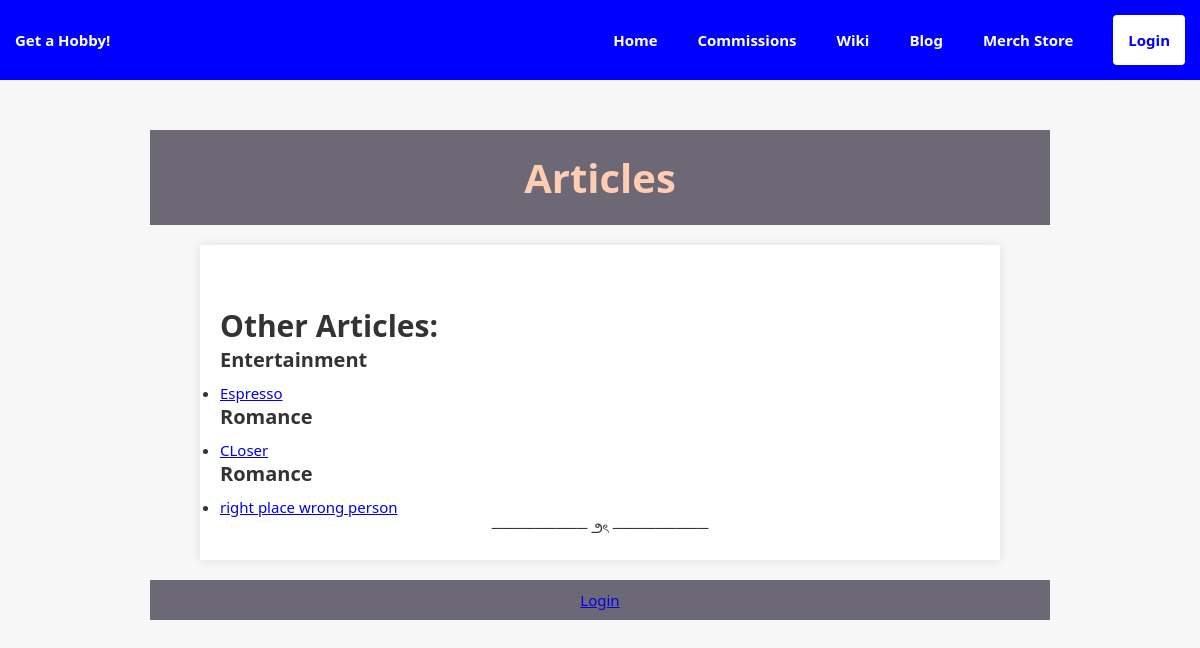
Screenshot of /blog/articles/ with the database file from the repository.
### blog/models.py (models this page shows, shortened)
class ArticleCategory(models.Model):
    name = models.CharField(max_length=255)
    description = models.TextField(null=True)
    class Meta:
        ordering = ['name']
        verbose_name_plural = "Article Categories"

class Article(models.Model):
    title = models.CharField(max_length=255)
    author = models.ForeignKey(
        Profile,
        on_delete=models.SET_NULL,
        null=True,
    )
    category = models.ForeignKey(
        ArticleCategory,
        on_delete=models.SET_NULL,
        related_name='category',
        null=True,
    )
    entry = models.TextField(null=True)
    header_image = models.ImageField(upload_to='images/', null=True)
    created_on = models.DateTimeField(auto_created=True)
    updated_on = models.DateTimeField(auto_now=True)
    class Meta:
        ordering = ['-created_on']

### blog/views.py (the view)
# urls.py: path('articles/', ArticleListView.as_view(), name='articles_list'),
class ArticleListView(ListView):
    model = Article
    template_name = 'blog/articles_list.html'
    context_object_name = 'articles'
    def get_context_data(self, **kwargs):
        context = super().get_context_data(**kwargs)
        category_objects = ArticleCategory.objects.all()
        article_objects = Article.objects.all()
        context['categories'] = category_objects
        context['articles'] = article_objects
        return context

### templates/blog/articles_list.html (shortened to what this page needs)
{% extends 'blog/base.html' %}
{% load static %}
{% block entry %}
<section class="other-articles">
    <h2>Other Articles:</h2>
    <ul>
        {% for category in categories %}
            {% if articles %}
                {% for article in articles %}
                    {% if article.category.name == category.name %}
                        {% if article.author.user != request.user %}
                            <h3>{{ category.name }}</h3>
                            <li><a href="{% url 'blog:article_details' pk=article.pk %}">{{ article.title }}</a></li>
                        {% endif %}
                    {% endif %}
                {% endfor %}
            {% endif %}
        {% endfor %}
    </ul>
</section>
{% endblock %}

### static/css/style.css (style rules this page uses)
* { margin: 0px; padding: 0px; font-size: 15px; box-sizing: border-box; font-family: system-ui, -apple-system, BlinkMacSystemFont, 'Segoe UI', Roboto, Oxygen, Ubuntu, Cantarell, 'Open Sans', 'Helvetica Neue', sans-serif; }
body { width: 100%; margin: auto; }
h2 { font-size: 30px; margin-top: 40px; }
h3 { font-size: 20px; margin-bottom: 10px; }

### templates/blog/base.html (style rules this page uses)
body { font-family: Courier, sans-serif; background-color: #f7f7f7; color: #333; margin: 0; padding: 0; }

### rows the page displays
ArticleCategory: name "Entertainment"
Article: title "Espresso"
ArticleCategory: name "Romance"
Article: title "CLoser"
Article: title "right place wrong person"
